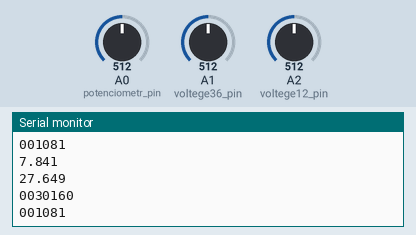
Simulated run of this sketch. Board: Arduino Uno, built with avr-gcc and run on an emulated ATmega328P. On the bench: the last lines printed to the serial monitor. The inputs (shaded band) are chosen by the test bench; at power-on: A1 (voltege36_pin) = 512, A2 (voltege12_pin) = 512, A0 (potenciometr_pin) = 512.

Above: at 1.2 s.
1.3 s: A1 (voltege36_pin) set to 716
At 2.4 s:
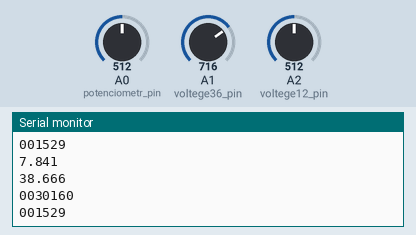
2.8 s: A2 (voltege12_pin) set to 716
At 3.7 s:
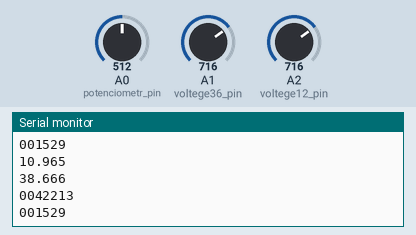
4.3 s: A1 (voltege36_pin) set to 900
At 4.9 s:
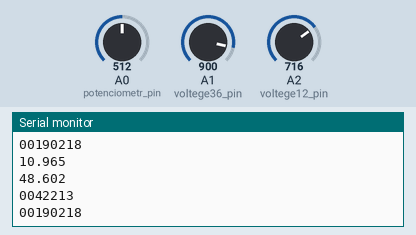
5.8 s: A2 (voltege12_pin) set to 900
At 6.6 s:
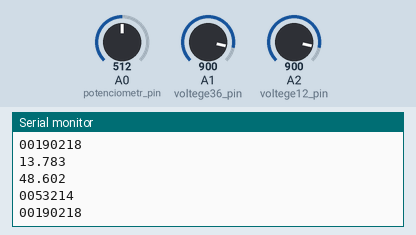
Timing chart, 0 to 8.3 s (numbered marks = the images above; inputs shaded):
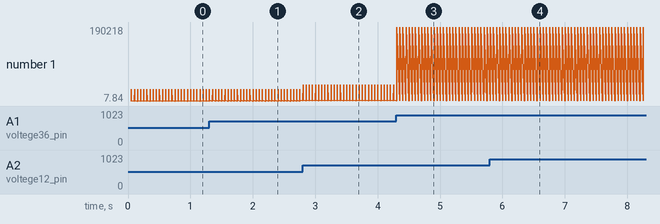

The sketch:

K2_voltage-angle_module.ino
```cpp
/* modul - měří naoětí 12V, 36V, odpor na potaku - K2*/

#include <TimerOne.h>

float R1_12 = 470000.0; //
float R2_12 = 220000.0; //
float R1_36 = 674000.0; //
float R2_36 = 67000.0; //

#include <mcp_can.h>

MCP_CAN CAN(10);
int           CANmessageID;
unsigned char len = 0;
byte buf_voltage12[4]={0,0,0,0};
byte buf_voltage36[4]={0,0,0,0};
byte buf_resistance[4] = {0,0,0,0};

int can_adress_resistance = 128; //80 hexa
int can_adress_voltage12 = 129;  //81 hexa
int can_adress_voltage36 = 130;  //82 hexa

unsigned int resist_potnciometr = 0;
float voltage12 = 0.0;
float voltage36 = 0.0;

const int potenciometr_pin = A0;
const int voltege12_pin = A2;
const int voltege36_pin = A1;

bool timmer_flag = false;


void setup(){
  Serial.begin(250000);
  while (!Serial) {
    ; // ceka dokud neni pripojena seriova linka
    }

  Serial.println("Setup can..");
  while(CAN.begin(CAN_500KBPS, MCP_8MHz) != CAN_OK){
    Serial.print(".");
    delay(1000);
  }
  Serial.print("\nCAN init ok!!\r\n");

  Timer1.initialize(50000);
  Timer1.attachInterrupt(timer_overflow);

  Serial.println("Inicializace -- OK");

}
void loop(){
  if (timmer_flag == true) {
   voltage12 =  Voltage (voltege12_pin,R1_12, R2_12);
   voltage36 =  Voltage (voltege36_pin,R1_36, R2_36);
   timmer_flag = false;
   voltage_message12();
   CAN.sendMsgBuf(0x00 + can_adress_voltage12, 0, 4, buf_voltage12);
   voltage_message36();
   CAN.sendMsgBuf(0x00 + can_adress_voltage36, 0, 4, buf_voltage36);
   resist_potnciometr = potenciomter(potenciometr_pin);
   resistance_message();
   CAN.sendMsgBuf(0x00 + can_adress_resistance, 0, 4, buf_resistance);
   //Serial.print("Current = ");
   //Serial.println(celk_proud,3);
  }
}
```

K2_voltage-angle_module_methods.ino
```cpp
/*---------------------- Voltage meassure ------------------------------------*/

float Voltage (byte pin,float resist1, float resist2) {

  int meassure_voltage;
  float voltage_count;  // pomocna promena pro vypocet prumeru
  float voltage;  // vysledny voltage

  voltage_count = 0;

  for (int i = 0; i < 10; i++) {
    meassure_voltage = analogRead(pin);
    voltage_count = voltage_count + meassure_voltage;
  }

  voltage_count = voltage_count / 10;

  voltage = voltage_count * (5.0 / 1024.0);
  voltage = (voltage / (resist2/(resist1+resist2)));
  //voltage = (voltage-(voltage *0.07)); // korekce děliču - upravit

  Serial.println(voltage,3);
  return (voltage);
}

/*------------------------ timer1 - overflow -----------------------------------------------------*/

void timer_overflow(){
  timmer_flag = true;
}

/*----------------------- CAN Message voltage12V ------------------------------------------------------*/

void voltage_message12(){
  int voltage_pom12 = voltage12  * 1000; // proud v mV
  float pom;
  int ground = 256;

  for (int i=0;i<4;i++){
    buf_voltage12[i]= voltage_pom12 / power(ground,(3-i));
    voltage_pom12 = voltage_pom12 - (buf_voltage12[i] * power(ground,(3-i)));
  //Serial.print(power(ground,(4-i)));
    Serial.print(buf_voltage12[i]);
  }
  Serial.println("");
}

/*----------------------- CAN Message voltage36V ------------------------------------------------------*/

void voltage_message36(){
  int voltage_pom36 = voltage36  * 1000; // proud v mV
  float pom;
  int ground = 256;

  for (int i=0;i<4;i++){
    buf_voltage36[i]= voltage_pom36 / power(ground,(3-i));
    voltage_pom36 = voltage_pom36 - (buf_voltage36[i] * power(ground,(3-i)));
  //Serial.print(power(ground,(4-i)));
    Serial.print(buf_voltage36[i]);
  }
  Serial.println("");
}

/*----------------------- CAN Message resistance ------------------------------------------------------*/

void resistance_message(){
  int resist = resist_potnciometr;
  int ground = 256;

  for (int i=0;i<4;i++){
    buf_resistance[i]= resist / power(ground,(3-i));
    resist = resist - (buf_resistance[i] * power(ground,(3-i)));
    /*Serial.print(" ");
    Serial.print(power(ground,(3-i)));
    Serial.print(" ");
    Serial.print(buf_resistance[i]);*/
  }
}

/*--------------------- power ----------------------------------------------------------------------*/

float power (int ground ,int exponent) {
  float compute = 0;
  if (exponent > 1) {
    compute = ground;
    for (int i=0; i<(exponent-1);i++) {
      compute = compute * ground;
    }
   } else if (exponent == 0) {
        compute = 1;
     } else {
          compute = ground;
       }
  return(compute);
}

/*-------------------- potenciometr -----------------------------------------------------------------*/

unsigned int potenciomter (int pin) {
unsigned int resistance = 0;

  for (int i=0;i<16;i++) {
    resistance = resistance + analogRead(pin);
  }

  /*Serial.print(" ");
  Serial.println(resistance);
  return(resistance);*/
}
```

Measured:
- after the input at 1.3 s, the serial monitor: prints a new line at once (image 1)
- after the input at 2.8 s, the serial monitor: prints a new line at once (image 2)
- after the input at 4.3 s, the serial monitor: prints a new line at once (image 3)
- after the input at 5.8 s, the serial monitor: prints a new line at once (image 4)
- plotted number 1: 1081 → 1529 after the input at 1.3 s, 1529 → 190218 after the input at 4.3 s
